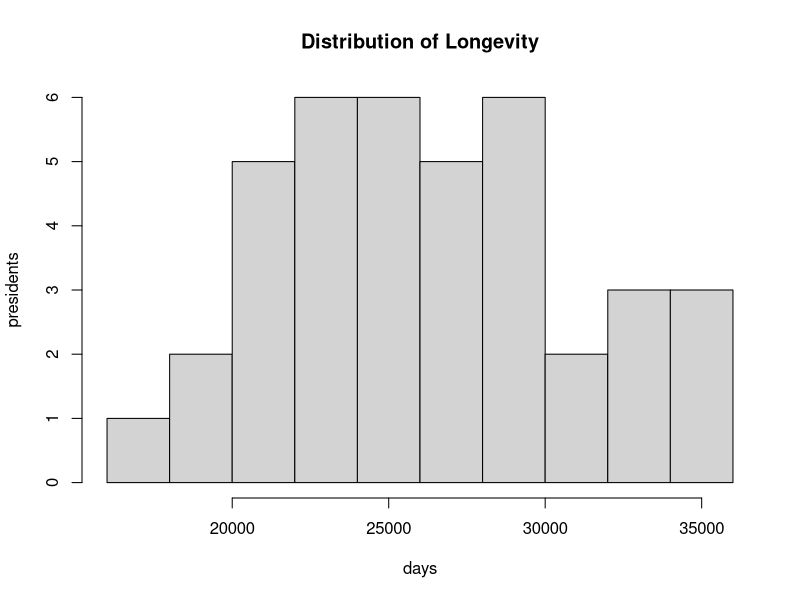

Reproduce this figure in R.




setwd("C:/Users/JamesMartin/Desktop/a_problem_with_presidents")


######### Load Data ###############

df <- read.csv("U.S. Presidents Birth and Death Information - Sheet1.csv")
df <- apply(df, MARGIN = 2, function(x) ifelse(x=="",NA,x)) # add NA values
df <- data.frame(df) # convert back to data frame
df <- df[-which(grepl("Reference", df$PRESIDENT)),] # remove reference row

#rename columns to be consistent with columns we'll generate later
names(df) <- c("president", "birth_date", "birth_place", 
               "death_date", "death_place")
 

######## Reformat Dates ###########


dt_reformat <- function(x){ # new function to reformat date from df
  
  if(!is.na(x) ){ # if not NA
    
    dt_split <- strsplit(x, " ")[[1]] # split D M and Y
    
    dt_split[1] <- which( grepl(  dt_split[1], month.name)) #get month number
    dt_split[2] <- gsub(",", "", dt_split[2]) # remove comma from day
    
    dt_clean    <- paste(dt_split, collapse = "-") # bring together again
    dt_formated <- as.Date(dt_clean, tryFormats = "%m-%d-%Y") #reformat
    dt_formated <-  as.character(dt_formated) # convert to character
    
    return(dt_formated)
  }else{
    return(NA)
  }
  
}

# apply the function to the date columns
df$birth_date <- sapply(df$birth_date, dt_reformat)
df$death_date <- sapply(df$death_date, dt_reformat)

################## calculate lifespan #####

#extract year from date
df$year_of_birth <- as.numeric(substr(df$birth_date,1,4))
df$year_of_death <- as.numeric(substr(df$death_date,1,4))

# new columns
df$lived_years  <- NA
df$lived_months <- NA
df$lived_days   <- NA

# function to calculate the number defined time spans from days
# requires start date, end date, and float defining the time span
calc_period <- function(dt_start, dt_end, period){
  # get difference in days between start and end 
  days_lived <-  as.numeric(as.Date(dt_end) -  as.Date(dt_start))   
  full_spans_lived <-  floor(days_lived/period) # divide days by period of span
  return(full_spans_lived)
}
# get years, months, and days
df$lived_years  <-  calc_period(df$birth_date, df$death_date, 365.25)
df$lived_months <-  calc_period(df$birth_date, df$death_date, 30.4375)
df$lived_days   <-  calc_period(df$birth_date, df$death_date, 1)

# get rows of currently living presidents
alive_ind <- which(is.na(df$year_of_death))

# remove from the analysis
df <- df[-alive_ind,]

# alternatively, calculate the spans they've been alive based on current date
#df$lived_years[alive_ind]  <- calc_period(df$birth_date[alive_ind], Sys.Date(), 365.25)
#df$lived_months[alive_ind] <- calc_period(df$birth_date[alive_ind], Sys.Date(), 30.4375)
#df$lived_days[alive_ind]   <- calc_period(df$birth_date[alive_ind], Sys.Date(), 1)

  
################ top ten tables ###########

# note the columns we want to show in the output tables
keep_colnames <- c( "president","birth_date","birth_place",
                    "death_date","death_place", "lived_years")

#get the ten longest living presidents by sorting
ten_longest <-  df[order(df$lived_days, decreasing = TRUE)[1:10],]
ten_longest <- ten_longest[keep_colnames] # drop other columns

write.csv(ten_longest, "ten_longest.csv") # write out

#get the ten short living presidents by sorting
ten_shortest <-  df[order(df$lived_days, decreasing = FALSE)[1:10],]
ten_shortest <- ten_shortest[keep_colnames] # drop other columns

write.csv(ten_shortest, "ten_shortest.csv") # write out

################ stats tables ###########
  

results <- rep(NA, 6) # create vector to store summary stats
names(results) <- c("mean", "median", "mode","max", "min", "std_dev") # name

# the number of unique values is the same as the length of the vector
#   therefore there is no mode
length(unique(df$lived_days))== length(df$lived_days)

# fill in values, rounding
results["mean"]    <- round(mean(df$lived_days), digits = 2)
results["median"]  <- round(median(df$lived_days), digits = 2)
results["max"]     <- round(max(df$lived_days), digits = 2)
results["min"]     <- round(min(df$lived_days), digits = 2)
results["std_dev"] <- round(sd(df$lived_days), digits = 2)
 
# # convert vector to data frame
results_tb <- data.frame(metric = names(results), value = unlist(results))
rownames(results_tb) <- 1:nrow(results_tb) # fill in redundant row names

write.csv(results_tb, "summary.csv") # write out
       
############## histogram #############

# open graphics device
png("histogram.png", width = 500, height = 500)

# plot histogram of days
hist(df$lived_days, xlab = "days", ylab = "presidents", breaks = 10,
     main = "Distribution of Longevity")

# close the device and save the plot  
dev.off()
